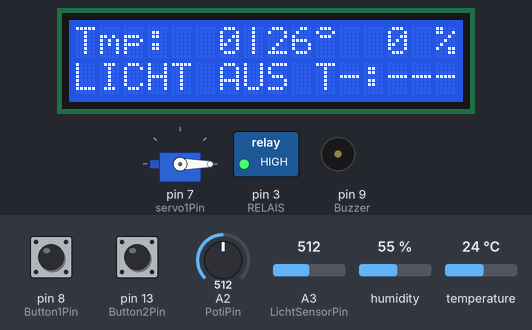
The sketch below on a simulated Arduino Uno, built with avr-gcc and run on an emulated ATmega328P. Parts: 16×2 character LCD, servo, switched loads named in the sketch (green lamp = pin HIGH), buzzer (waves = sounding). Inputs (shaded band) come from the test bench; at power-on: pin 13 (Button2Pin) HIGH, pin 8 (Button1Pin) HIGH, temperature 24 °C, A2 (PotiPin) = 512, A3 (LichtSensorPin) = 512, humidity 55 %.

Above: at 1.8 s.
1.9 s: pin 13 (Button2Pin) pulled LOW for 0.15 s
At 3.2 s:
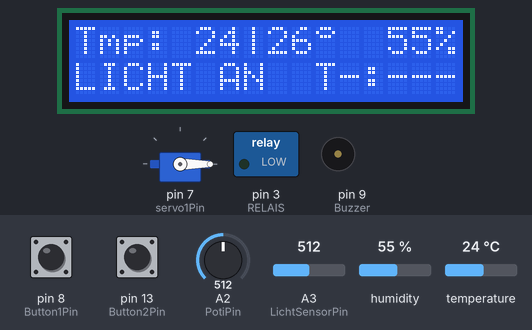
3.5 s: pin 8 (Button1Pin) pulled LOW for 0.15 s
At 4.3 s:
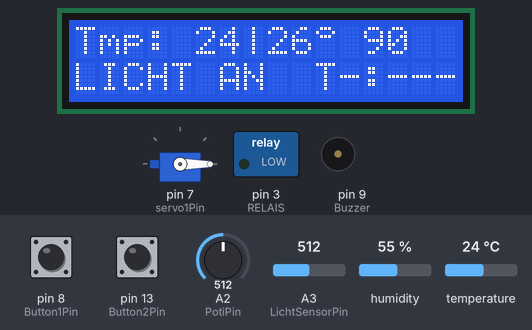
5.1 s: pin 8 (Button1Pin) pulled LOW for 1 s
At 6.7 s:
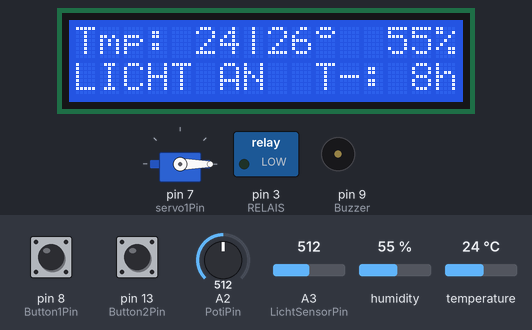
12.3 s: temperature set to 41 °C
At 17.8 s:
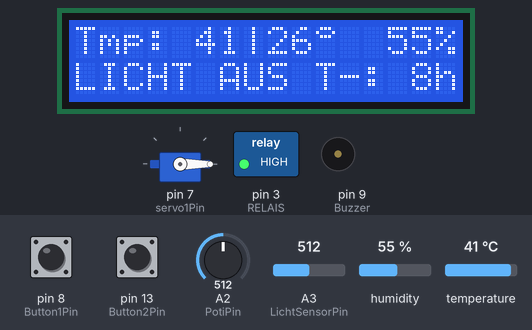
18.5 s: A2 (PotiPin) set to 716
At 21.6 s:
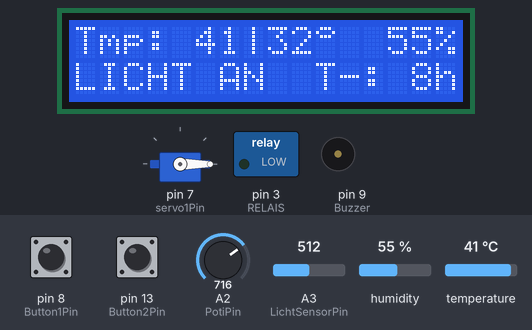
24.7 s: temperature set to 32.4 °C
At 27.4 s:
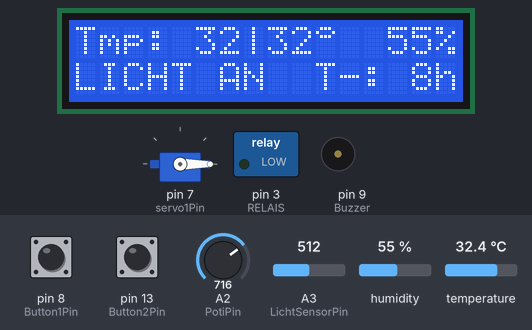
27.7 s: temperature set to 31.4 °C
Timing chart, 0 to 36.7 s (numbered marks = the images above; inputs shaded):
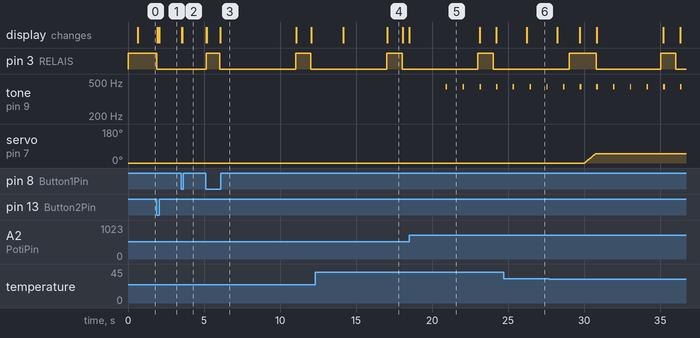

The sketch:

Arduino_Gartenhaus_Servo_V2.ino
```cpp
//////////////////////////////////////////////////////////////////////
////////////////// BIBLIOTHEKEN LADEN  ///////////////////////////////
//////////////////////////////////////////////////////////////////////

#include <Wire.h>
#include <LiquidCrystal_I2C.h>
#include <Servo.h>
#include <DHT.h>
///////////////////////////////////////////////////////////////////////
//////////////   VARIABLEN DEKLARIEREN   //////////////////////////////
///////////////////////////////////////////////////////////////////////

const int TempPin = 4;
const int FeuchtPin = A0;
const int PotiPin = A2;
const int LichtSensorPin = A3;
const int Buzzer = 9;
const int servo1Pin = 7;
const int Button1Pin = 8;
const int Button2Pin = 13;
//const int Button3Pin = 13;
const int RELAIS =  3;


float Temp = 0;                       // Temperaturwert
float Humi = 0;                       // LuftFeuchte
int T_grenzwert = 15;                 // Schaltwert für Servobewegung Temp oder Feuchte in T_Grenzwert tauschen
const int T_warten = 30000;           // Wartezeit bis Bewegung
int TA_wert = 38;                     // Alarmwert für Temp oder Feuchte
const int TA_warten = 20000;          // Wartezeit bis zum Alarm
bool zuWarm = false;
bool lichtAn = false;
bool zuTrocken = false;
int winkel = 0;
int LichtWert = 0;
int FeuchtWert = 0;
int mapFeuchtWert = 90;
int button1State = HIGH;
int button2State = HIGH;

int lastButton1State;
int lastButton2State;

int taster1 = HIGH;
int taster2 = HIGH;

int mode_count = 1;
int potiWert = 0;
int RELAISState = HIGH;
//unsigned long einTag = 864e5;
//unsigned long eineStunde = 36e5;
//unsigned long eineMinute = 6e4;
//unsigned long std_18 = 64.8e6;
//unsigned long std_8 = 28.8e6;
unsigned long ON_timeLong = 10000;
unsigned long OFF_timeLong = 2000;
unsigned long ON_timeShort = 1000;    // gilt als OFFTIME
unsigned long OFF_timeShort = 5000;   // gilt als ONTIME bei short
unsigned long timestamp1 = 0;
unsigned long timestamp2 = 0;
unsigned long timestamp3 = 0;
unsigned long timestamp4 = 0;
unsigned long timestamp5 = 0;
unsigned long timestamp6 = 0;
unsigned long millis();
unsigned long lastDebounceTime;
const int debounceDelay = 20;

byte kreisle[8] = {  // Celsiuskringel

  0b01110,
  0b10001,
  0b01110,
  0b00000,
  0b00000,
  0b00000,
  0b00000,
  0b00000
  };

#define DHTTYPE DHT22   // DHT 22  (AM2302)

///////////////////////////////////////////////////////////////////////
////////  OBJEKTE AUS BILBLIOTHEKEN INSTANZIEIEREN ////////////////////
///////////////////////////////////////////////////////////////////////

LiquidCrystal_I2C lcd(0x27, 16, 2);
Servo servo1;
DHT dht(TempPin, DHTTYPE); //// Initialize DHT sensor for normal 16mhz Arduino

///////////////////////////////////////////////////////////////////////
///////////////////////  STARTBILDSCHRIM  /////////////////////////////
///////////////////////////////////////////////////////////////////////

void startMessage() {
  lcd.setCursor(0,0);
  lcd.print("Hallo Welt !!!!!");
  lcd.setCursor(0,1);
  lcd.print(" Glei gehts los ");
  delay(500);
  lcd.home();
  lcd.clear();


}

//////////////////////////////////////////////////////////////////////
///// TEMPERATUR UND FEUCHTE MESSEN, AUSGABE ALS STING ///
//////////////////////////////////////////////////////////////////////
void TempMessen() {

  if (millis() - timestamp1 > 2000) {
    timestamp1 = millis();

    Humi = dht.readHumidity();
    Temp = dht.readTemperature();

}
}

/////////////////////////////////////////////////////
//////// TEMP2LCD  ///////////////////////////
/////////////////////////////////////////////////
void TempAnzeige() {

  char TempString[3];                            // initialize char array (8) index
      dtostrf(Temp, 3, 0, TempString);           // convert float to string for display (Float, digits, dezimals, FloatAsString)

  lcd.setCursor(0,0);
  lcd.print((String)"Tmp:" + TempString);
  //lcd.setCursor(8,0);
  //lcd.write(0);
}

/////////////////////////////////////////////////////
//////// HUMI2LCD  ///////////////////////////
/////////////////////////////////////////////////
void HumiAnzeige() {

  char HumiString[5];                            // initialize char array (8) index
      dtostrf(Humi, 5, 1, HumiString);           // convert float to string for display (Float, digits, dezimals, FloatAsString)

  lcd.setCursor(13,0);
  lcd.print(Humi,0);
  lcd.setCursor(15,0);
  lcd.print("%");
}
////////////////////////////////////////////////////////////////////
//////////////  SCHWELLENWERT FÜR AKTION SETZEN  ///////////////////
////////////////////////////////////////////////////////////////////
void Setze_T_Grenzwert() {

   potiWert = analogRead(PotiPin);                  // read the Pin save to variable

   T_grenzwert = map(potiWert,0,1023,10,42);        // map analog value to 0-42°

    char ThermoString[2];                           // initialize char array (8) index
      dtostrf(T_grenzwert, 2, 0, ThermoString);     // convert float to string for display (Float, digits, dezimals, FloatAsString)


    lcd.setCursor(7,0);
    lcd.print((String)"|" + ThermoString);
    lcd.setCursor(10,0);
    lcd.write(0);

}

/////////////////////////////////////////////////////////////////
/////////   SERVO BEWEGEN  / TÜR ÖFFNEN   ////////////////
////////////////////////////////////////////////////////////
void servoZu() {


  if (winkel <= 0) {                              // check servo angle is smaller or equal 0

    for (winkel = 0; winkel <= 50; winkel++) {    // loop through as long angle is smaller or equal than 90


        servo1.write(winkel);                    // move servo 1° each loop
        delay(15);                               // with some delay (millis would be better) from another library
      }
    }
}

/////////////////////////////////////////////////////////////////
/////////  SERVO BEWEGEN  / TÜR SCHLIESSEN   ////////////////
////////////////////////////////////////////////////////////
void servoAuf() {

    if (winkel >= 50) {                             // check servo angle is greater or equal 90

      for (winkel = 50; winkel >= 0; winkel--) {    // loop through as long angle is greater or equal than 0

          servo1.write(winkel);                     // move servo 1° each loop
          delay(15);                                  // with some delay (millis would be better) from another library
        }
      }
}

/////////////////////////////////////////////////////////////////////
// SERVOBEWEGUNG, VERZÖGERT UM (T_warten)  WENN T_grenzwert AUS Setze_T_Grenzwert ÜBERSCHRITTEN  ///
/////////////////////////////////////////////////////////////////////
void tempRegeln(int T_grenzwert, int T_warten) {

  if (millis() - timestamp5 >= T_warten) {            // has time gone
      timestamp5 = millis();                          // take new millis for next loop

      if (Temp >= T_grenzwert) {                // if Temp greater than Set
            servoAuf();                               // execute open funktion
        }
        else {
          servoZu();                                  // execute close funktion
          }
    }

}


/////////////////////////////////////////////////////////////////////
/////  VERZÖGERTER ALARM WENN MESSWERT AUSSERHALB GESETZTEM WERT  ///
/////////////////////////////////////////////////////////////////////
void T_alarm(int TA_wert, int TA_warten) {

   if (millis() - timestamp3 >= TA_warten) {      // has time gone
      timestamp3 = millis();                      // take new millis for next loop
      if (Temp <= TA_wert) {                // if Temp greater than Set

         zuWarm = false;                          // set bool to false

          } else {                                  // else

            zuWarm = true;                          // set bool to false
            }
      }

   if ((zuWarm) || (mapFeuchtWert < 20)) {                                    // than check if zuWarm = true

        piepen();                                   // make beep sequenz

      } else  {

          ruhe();                                   // make no beep sound

         }
}

/////////////////////////////////////////////////////////////////////
///////////  PIEPSOUND  JEDE SEKUNDE FÜR 1/10 sec ///////////////////
/////////////////////////////////////////////////////////////////////
void piepen(){

tone(Buzzer,440, millis() % (1000 + 100) >= 100);       // Beeps every second for 10th second

}

/////////////////////////////////////////////////////////////////////
/////////////////////  PIEPSER AUSSCHALTEN  /////////////////////////
/////////////////////////////////////////////////////////////////////
void ruhe() {
  noTone(Buzzer);                                     // this is nosound
}

/////////////////////////////////////////////////////////////////////
////////////////  LICHT MESSEN  /////////////////////////////////////
/////////////////////////////////////////////////////////////////////
void lichtMessen() {

  RELAISState = digitalRead(RELAIS);

  LichtWert = analogRead(LichtSensorPin);

  if ( RELAISState == HIGH){
      lcd.setCursor(0,1);
      lcd.print("LICHT AUS ");

    }

  if ( RELAISState == LOW){
      lcd.setCursor(0,1);
      lcd.print("LICHT AN  ");

      }

}

/////////////////////////////////////////////////////////////////////
/////////////  LICHT MIT BUTTON2 SCHALTEN  /////////////////////////////////////
/////////////////////////////////////////////////////////////////////
void manuellSchalten() {

  int taster2 =   digitalRead(Button2Pin);


  if (millis() - lastDebounceTime > debounceDelay) {
     lastDebounceTime = millis();
    if (taster2 != button2State) {
      button2State = taster2;


      if (taster2 == LOW) {
        RELAISState = !RELAISState;
        }
      }
    }
digitalWrite(RELAIS,RELAISState);

}

/////////////////////////////////////////////////////////////////////
/////////////  LICHTAUTOMATIK  18H/6H ///////////////////////////////////////
/////////////////////////////////////////////////////////////////////
void lichtAuto18(long OFF_timeLong, long ON_timeLong) {

// Toggle State every On_Time for some Off-Time hours
// Set for 24h days.
 digitalWrite(RELAIS, millis() % (OFF_timeLong + ON_timeLong) >= ON_timeLong);
}


/////////////////////////////////////////////////////////////////////
/////////////  LICHTAUTOMATIK  8H/16H ///////////////////////////////////////
/////////////////////////////////////////////////////////////////////
void lichtAuto08(long OFF_timeShort, long ON_timeShort) {

// Toggle State every On_Time for some Off-Time hours
// Set for 24h days.
unsigned long millis();
digitalWrite(RELAIS, millis() % (OFF_timeShort + ON_timeShort) >= OFF_timeShort);
  }


void WasserMessen() {

if (millis() - timestamp6 > 18e5) {
     timestamp6 = millis();{


 FeuchtWert = analogRead(A0);

 mapFeuchtWert = map(FeuchtWert,0,1023, 10,99);
     }
     }
}

void WasserAnzeige() {


  lcd.setCursor(12,0);
  lcd.print(mapFeuchtWert);
  //lcd.print(mapFeuchtWert);
  //lcd.setCursor(15,0);
  //lcd.print("%");

}
/////////////////////////////////////////////////////////////////////
/////////////  INITIAL SETUP  ///////////////////////////////////////
/////////////////////////////////////////////////////////////////////

void setup() {
  digitalWrite(RELAIS, HIGH);
  Serial.begin(9600);
  dht.begin();
  pinMode(Button1Pin, INPUT_PULLUP);
  pinMode(Button2Pin, INPUT_PULLUP);
  //pinMode(Button3Pin, INPUT_PULLUP);
  pinMode(TempPin, INPUT);
  pinMode(LichtSensorPin, INPUT);
  pinMode(PotiPin, INPUT);
  pinMode(FeuchtPin, INPUT);
  pinMode(Buzzer, OUTPUT);
  pinMode(RELAIS, OUTPUT);
  lcd.init();
  lcd.backlight();
  lcd.createChar(0, kreisle);
  lcd.home();
  startMessage();
  servo1.attach(servo1Pin);
  servo1.write(0);


}

////////////////////////////////////////////////////////////////////
////////////   ENDLOS LOOP   ///////////////////////////////////////
////////////////////////////////////////////////////////////////////

void loop() {

  //Serial.println(mapFeuchtWert);
TempMessen();
  WasserMessen();
  lichtMessen();

  int taster1 =  digitalRead(Button1Pin);                 // read the PinStaus HIGH or LOW

    if ((millis() - lastDebounceTime) > debounceDelay) {  // check if some ms have gone

      if (taster1 != button1State) {                      // if button state is different
          button1State = taster1;                                     // take new State for next loop
          lastDebounceTime = millis();                                          // reset the timer

          if (taster1 == LOW){                        //When button is pressed (LOW state)
              lcd.clear();                             // eq lcd.clear //When page is changed, lcd clear to print new page

              if(mode_count <4){                          //Page counter never higher than 4(total of pages)
                mode_count= mode_count +1;                //Page up

              } else {                              // If page higher than 4 , stay back to page 1
                  mode_count= 1;
                  }
              }
          }
      }

   switch (mode_count) {
      case 1:{                                  //Design and funktions of home page 1
          //lcd.setCursor(0,1);
          //lcd.print("  Licht Manuell ");
          //TempMessen();
          T_alarm(TA_wert,TA_warten);
          Setze_T_Grenzwert();
          tempRegeln(T_grenzwert, T_warten);

          manuellSchalten();
          lcd.setCursor(10,1);
          lcd.print("T-:---");
          TempAnzeige();
          HumiAnzeige();


        }
      break;

        case 2: {                               //Design of page 2
          //lcd.setCursor(0,1);
          //lcd.print("  Licht 18h AN ");
          manuellSchalten();
          lcd.setCursor(10,1);
          lcd.print("T-:---");
          //TempMessen();

          TempAnzeige();

          WasserAnzeige();
          T_alarm(TA_wert,TA_warten);
          Setze_T_Grenzwert();
          tempRegeln(T_grenzwert, T_warten);
        }
      break;

      case 3: {                                 //Design of page 3
          //lcd.setCursor(0,1);
          //lcd.print("  Licht 8h AN  ");
          lichtAuto08(OFF_timeShort, ON_timeShort);
          lcd.setCursor(10,1);
          lcd.print("T-: 8h");
          //TempMessen();
          TempAnzeige();
          HumiAnzeige();
          T_alarm(TA_wert,TA_warten);
          Setze_T_Grenzwert();
          tempRegeln(T_grenzwert, T_warten);

        }
      break;

      case 4: {                                 //Design of page 4
          //lcd.setCursor(0,1);
          //lcd.print("  Licht 18h AN ");
          lichtAuto18(OFF_timeLong, ON_timeLong);
          lcd.setCursor(10,1);
          lcd.print("T-:18h");
          //TempMessen();
          TempAnzeige();
          HumiAnzeige();
          T_alarm(TA_wert,TA_warten);
          Setze_T_Grenzwert();
          tempRegeln(T_grenzwert, T_warten);

        }
      break;


  }     //switch ende


}
```

Measured:
- after the input at 1.9 s, pin 3 (RELAIS): HIGH → LOW at once; the display: first changes at once (image 1 shows a later state)
- after the input at 3.5 s, the display: first changes after 0.05 s (image 2 shows a later state)
- after the input at 5.1 s, pin 3 (RELAIS): alternates HIGH for 0.95 s and LOW for 5.0 s, starting at once; the display: first changes after 0.06 s (image 3 shows a later state)
- after the input at 12.3 s, the display: first changes after 1.8 s (image 4 shows a later state)
- after the input at 18.5 s, the display: changes at once (image 5)
- after the input at 24.7 s, the display: changes after 1.5 s (image 6)
- after the input at 27.7 s, servo on pin 7 (servo1Pin): moves from 0° to 50° over 0.72 s, starting after 2.3 s
- by itself, tone on pin 9 (Buzzer): alternates 440 Hz for 0.10 s and silent for 1.0 s
